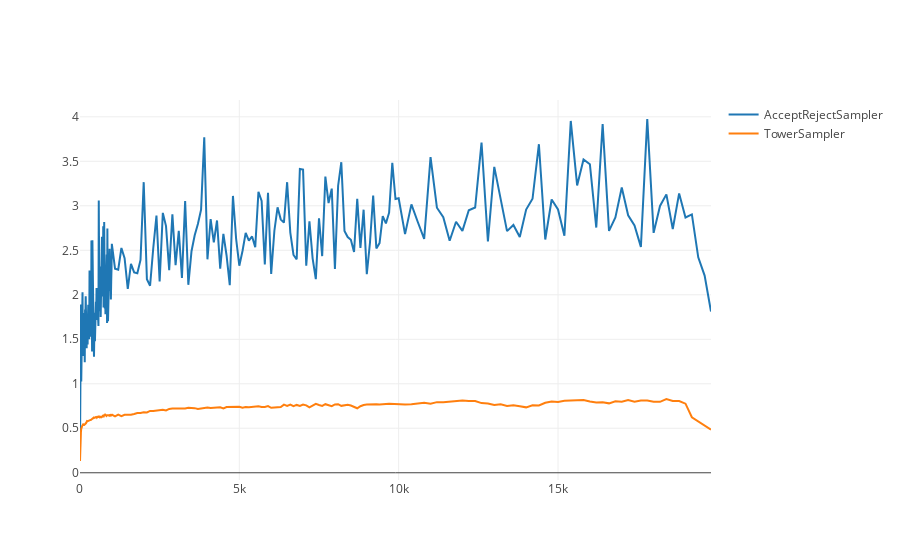

The notebook cell saved with this chart:
### Markdown cell above
### Accept/reject sampling for exponential distribution

For pmfs generated from an exponential distribution, we can repeat the procedure above in a similar way, just by changing the order of $max(r_i)$ that is now $O(\log N)$ instead of $O(1)$. We easily obtain that the computational cost is then $O(\log N)$.

We can try to generalize a bit by saying that for pmfs generated from thin tailed distributions the cost of the accept-reject algorithm will scale as the maximum of the distribution.

### Code cell
def generate_exponential_pmf(size=5):
    r = -np.log(np.random.random(size))

    return r / np.sum(r)

bm_exponential = SamplingBenchmark(generate_exponential_pmf, SAMPLERS, sample_size=SAMPLE_SIZE)
bm_exponential.run()  # takes even more time…
bm_exponential.plot()

### Figure 1 — Plotly figure (JSON) as saved in the notebook; plotly's stock layout.template omitted (floating-point values rounded to 4 significant figures; data arrays with more than 128 entries replaced by an {"elided": "..."} marker saying what was removed)
{"data": [{"name": "AcceptRejectSampler", "type": "scatter", "x": {"elided": "248 int values"}, "y": {"elided": "248 float values"}}, {"name": "TowerSampler", "type": "scatter", "x": {"elided": "248 int values"}, "y": {"elided": "248 float values"}}], "layout": {}}
